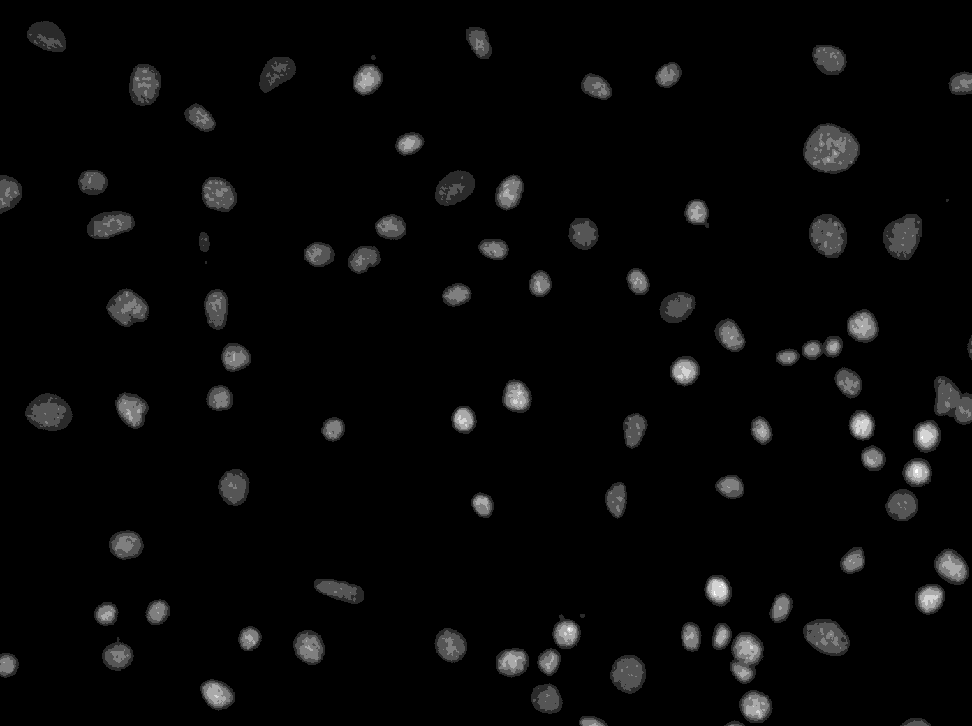
#> input picture data/F01_202w2.TIF, 972 x 726 px, shrunk from 1392 x 1040 before the run
$ jupyter execute ch5_image_segmentation.ipynb
#> lines starting #> are read from the running program, lines starting #| are printed output that depends on the picture; after the words box and inside, x2 and y2 are one past the last pixel; in counts of white or black regions, pixels touching at a corner belong together
---
title: 'Chapter 5: Image segmentation'
jupyter: python3
format:
  html:
    embed-resources: true
  pdf:
    documentclass: article
    toc: true
    fontsize: 12pt
    geometry:
      - top=1in
      - bottom=1in
      - left=1in
      - right=1in
      - heightrounded
---

# Introduction
After we have a binary mask with all the desired objects in the foreground, the
next step is to label each individual object with a unique ID. A segmentation
algorithm typically takes as an input image (can be binary or grayscale, but we
will focus on binary) and partitions it into distinct objects each with a
different id.  A segmentation algorithm does not modify the input image, but
generates a separate image with the object IDs. This image is called the label
image, and is of the same size as the input image. Each pixels in the image is
an number uniquely representing an object in the input image. This labels image
can then the used together with the input image to extract the desired
information about each object.

# Connected components segmentation

Connected components segmentation labels each of the connected (touching)
foreground pixels as an object, i.e an object is entirely surrounded by
background pixels. This segmentation is most useful then the object or sparse
and not touching one another. If there are touching objects they will not be
separated and get labeled with the same ID.

[cell 1]
# Load the required libraries
import skimage as ski
import numpy as np
import matplotlib.pyplot as plt
from scipy import ndimage as ndi

# Load the cell images
img = ski.io.imread("data/F01_202w2.TIF")
#> img is the input picture: shape (726, 972) uint16; min 152, max 1697, mean 244.4


# Get the Triangle threshold
binary_thresh = ski.filters.threshold_triangle(img)
#> binary_thresh = 235

# Binary threshold the image
img_binary = img > binary_thresh
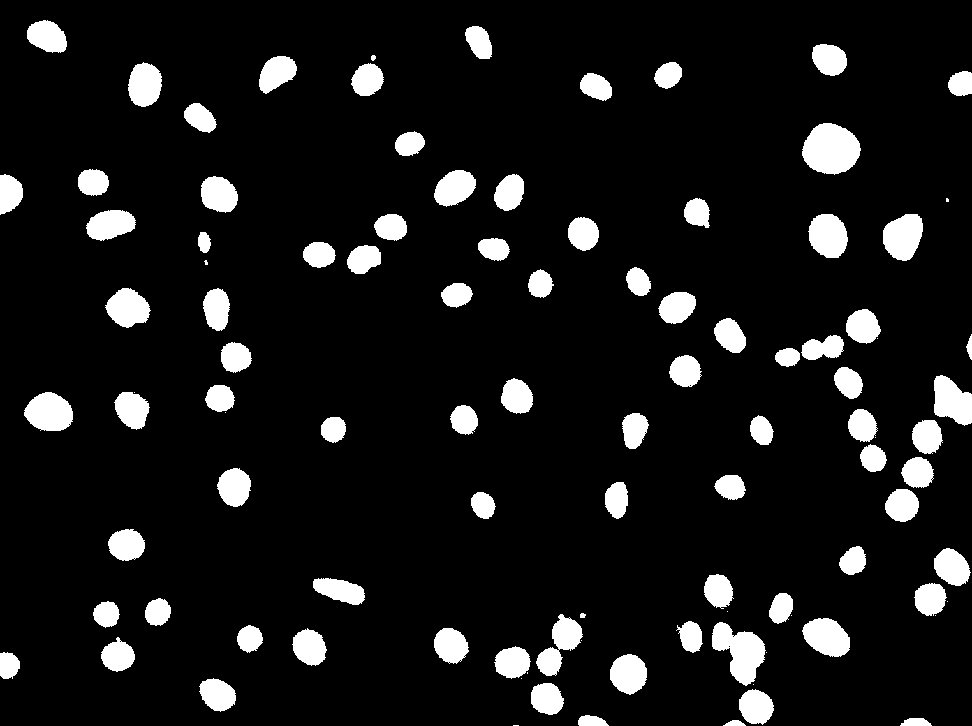
#> img_binary: shape (726, 972) bool; 9.6% white; 103 white regions (16 under 20 px), largest, box (x1, y1, x2, y2) and area: (802, 123, 861, 175) 2283, (712, 622, 766, 686) 1922, (24, 392, 73, 431) 1451

# Get the connected components segmentation
label_img = ski.morphology.label(img_binary)
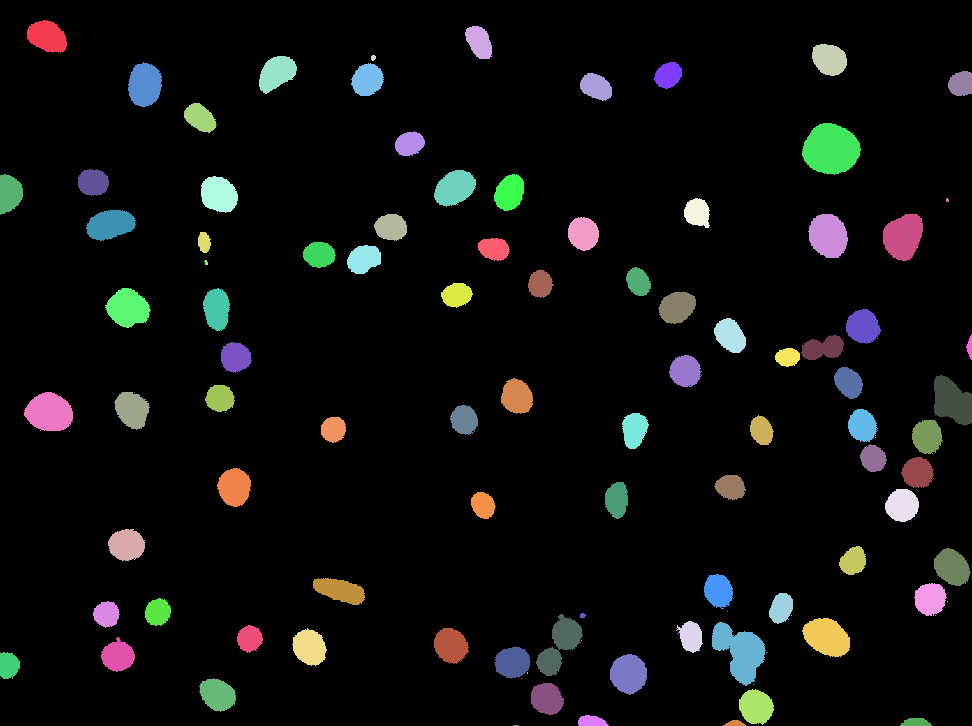
#> label_img: shape (726, 972) int32; 104 distinct labels, from 0 to 103; one colour per label, 0 black
# The number of segmented objects is the maximum value of the
# label image
print('Number of segmented objects = ' + str(label_img.max()))
#| Number of segmented objects = 103

# Color the label image for visualization
label_img_overlay = ski.color.label2rgb(label_img)

# Plot the images
fig, ax =  plt.subplots(2, 2)
ax[0, 0].imshow(img, cmap = 'gray')
ax[0, 0].set_title('Original image')
ax[0, 1].imshow(img_binary, cmap = 'gray')
ax[0, 1].set_title('Triangle threshold')
ax[1, 0].imshow(label_img, cmap = 'gray')
ax[1, 0].set_title('Label image')
ax[1, 1].imshow(label_img_overlay)
ax[1, 1].set_title('Colored label image')
for a in ax.flatten():
    a.set_axis_off()
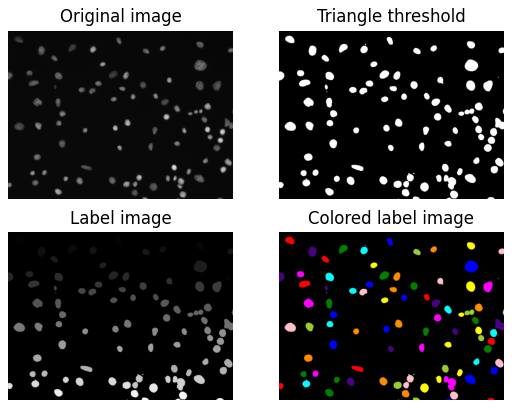
#> figure drawn by matplotlib, 4 panels

The label image typically contains a 0 for the background as well, i.e the
pixels that do not correspond to any object. As can the seen in the grayscale
image, each objects starting from the top right get labeled with a distinct
integer (thus represented as a shade of gray). The labels images are often
overlaid with the original image and/or pseudo-colored for better visualization
of the segmented objects.

# Watershed segmentation

Watershed segmentation is a way to segment objects when they are touching one
another.  Watershed segments a grayscale image by treating the intensity of the
image as the height of a dam. Think of the bright regions of the image as
tall structures and dimmer regions as shorter structures. Watershed
segmentation starts flooding the image from the lowest regions (or regions
specified by the user), and when the water overflows into across a structure, a
segmentation boundary is created. Since we need the segmentation boundaries at
the object borders, the input image to watershed should be an image that has
largest intensity values the object boundaries and the smallest values at the
innermost regions of the cells.

## Distance transform
One way to get such an image from a binary image is to take a distance
transform.  For each foreground pixel, the distance transform calculates the
euclidean distance to the closest background pixel.  So the pixels that are
just adjacent to the background are going to get a value of 1, and the pixels
at the center of objects are going to get the highest value (the radius for a
perfectly circular object).

For watershed segmentation we need the center of objects to have the lowest
value and the boundaries of the objects to have the largest values, we can get
such an image by simply inverting the distance transformed image.

[cell 2]
# Get the distance transform
# Returns a float image, but let's not get into the details here
img_dist = ndi.distance_transform_edt(img_binary)

# Invert the distance
img_dist_invert = ski.util.invert(img_dist)
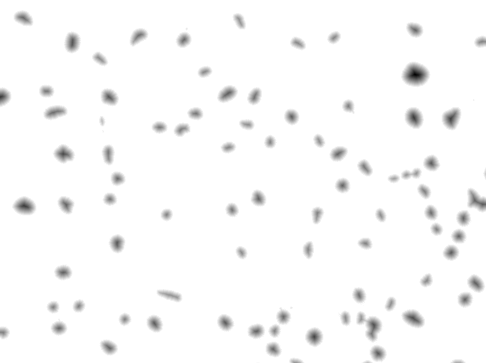
#> img_dist_invert: shape (726, 972) float64 (shown at 1/2 size); min -23.6, max 1, mean 0.464; drawn with min black and max white

# Plot the images
fig, ax =  plt.subplots(1, 3, figsize = (10, 4))
ax[0].imshow(img, cmap = 'gray')
ax[0].set_title('Original image')
ax[1].imshow(img_dist, cmap = 'gray')
ax[1].set_title('Distance transform')
ax[2].imshow(img_dist_invert, cmap = 'gray')
ax[2].set_title('Inverse of distance transform')
for a in ax:
    a.set_axis_off()

## Image maxima and minima
Furthermore, we can also provide marker (seed) points to watershed
segmentation. These marker regions are where the folding starts from. From our
distance image, the ideal seed points would be the locations that are at the
center of the objects, i.e with the smallest distance. These regions with the
smallest values are surrounded by regions of higher values, i.e they are the
minima intensity regions in an image. They can be detected with the h-minima
algorithm. The h here refer to the minimum height to retain in the output.
Smaller value of h will retain more minima and larger ones will will retain few
ones. Therefore, the higher the h, just the larger objects that have a radial
distance more than h will be retained.

[cell 3]
# Get the h-minima for different values of h
local_min_h2 = ski.morphology.h_minima(img_dist_invert, h = 2)
#> local_min_h2: shape (726, 972); values 0 (black) and 1 (white), 0.02% white in thin lines or dots
local_min_h5 = ski.morphology.h_minima(img_dist_invert, h = 5)
local_min_h25 = ski.morphology.h_minima(img_dist_invert, h = 25)
#> local_min_h25: shape (726, 972); every value is 0

# The h-minima are 1-pixel each.
# Just making them bigger for visualization by dilation
se = ski.morphology.ellipse(5, 5)
local_min_h2_big = ski.morphology.binary_dilation(local_min_h2, se)
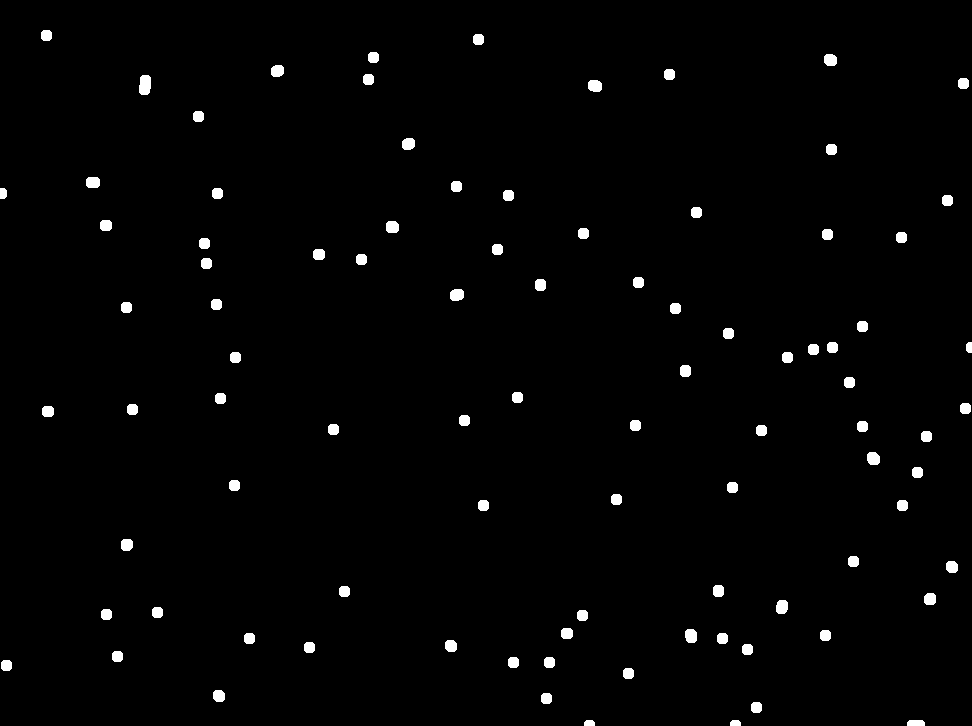
#> local_min_h2_big: shape (726, 972) bool; 1.5% white; 92 white regions, largest, box (x1, y1, x2, y2) and area: (139, 75, 151, 95) 212, (685, 629, 697, 643) 148, (588, 80, 602, 92) 147
local_min_h5_big = ski.morphology.binary_dilation(local_min_h5, se)
local_min_h25_big = ski.morphology.binary_dilation(local_min_h25, se)

# Plot the images
fig, ax =  plt.subplots(2, 2)
ax[0, 0].imshow(img_dist_invert, cmap = 'gray')
ax[0, 0].set_title('Original Image')
ax[0, 1].imshow(local_min_h2_big, cmap = 'gray')
ax[0, 1].set_title('h-minima (h = 2)')
ax[1, 0].imshow(local_min_h5_big, cmap = 'gray')
ax[1, 0].set_title('h-minima (h = 5)')
ax[1, 1].imshow(local_min_h25_big, cmap = 'gray')
ax[1, 1].set_title('h-minima (h = 25)')
for a in ax.flatten():
    a.set_axis_off()

Now that we have the distance transformed image and the h-minima image, we can
use these for the watershed segmentation. Notice that the touching nucleii are
separated out. The compactness parameter to watershed segmentation is used
to adjust the smoothness in segmentation boundaries.

[cell 4]
# The marker seeds need to be labels with a unique id.
# We can get the connected components of the h-minima to label it
nuc_seed_label = ski.morphology.label(local_min_h2)
#> nuc_seed_label: shape (726, 972) int64; 100 distinct labels, from 0 to 99

# Watershed segmentation
label_img = ski.segmentation.watershed(img_dist_invert,
                markers = nuc_seed_label, mask = img_binary, compactness = 0)
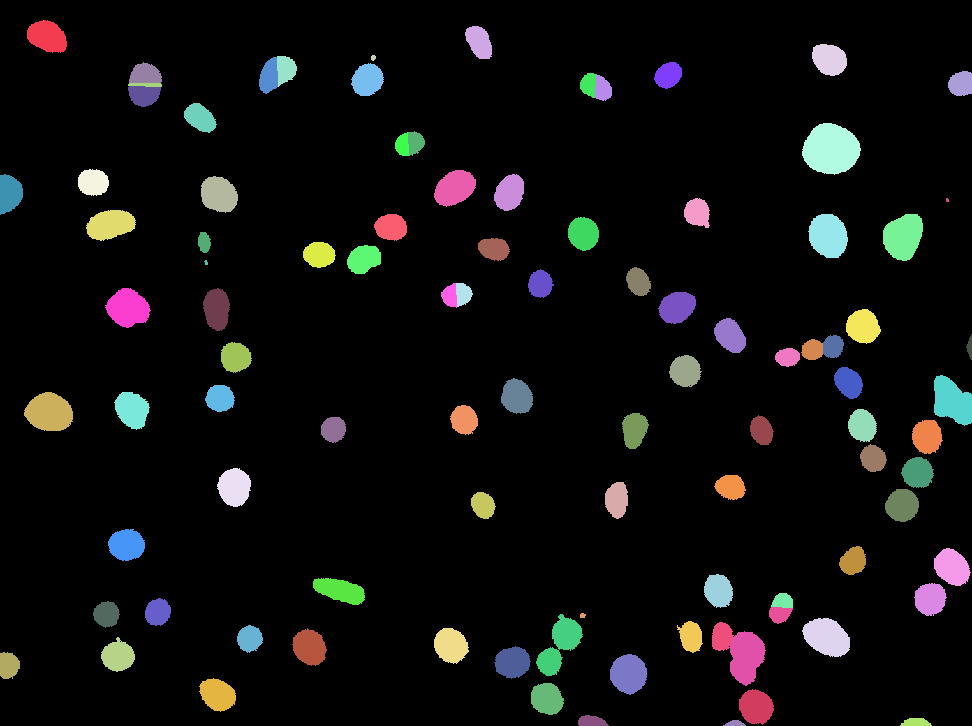
#> label_img: shape (726, 972) int64; 100 distinct labels, from 0 to 99; one colour per label, 0 black
print('Number of segmented objects = ' + str(label_img.max()))
#| Number of segmented objects = 99

# Color the label image for visualization
label_img_overlay = ski.color.label2rgb(label_img)
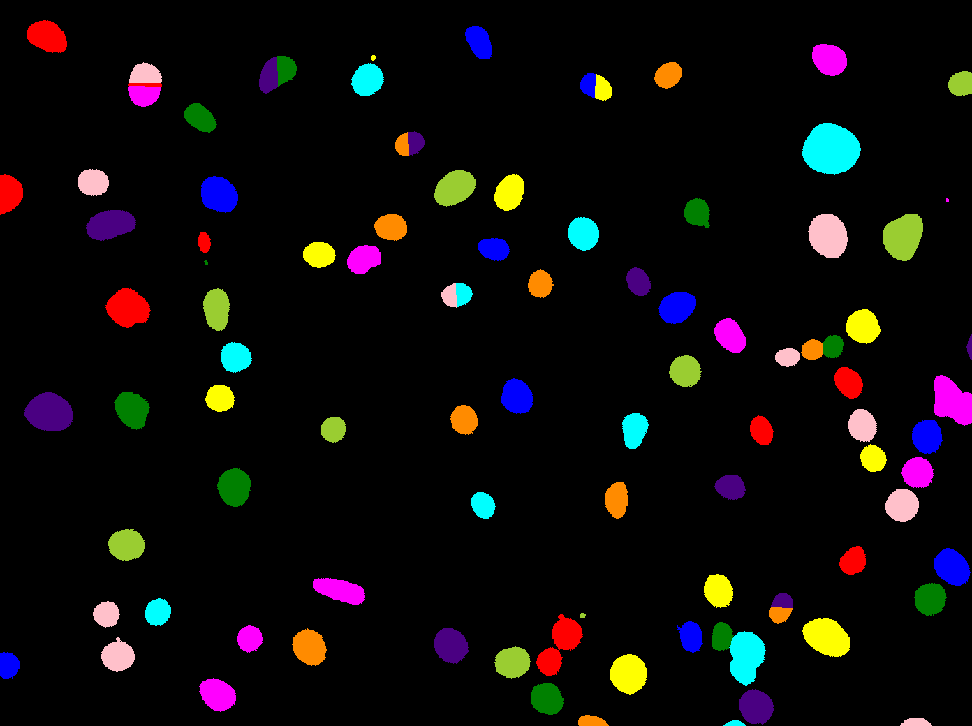
#> label_img_overlay: shape (726, 972, 3) float64; mean R, G, B 0.055, 0.0451, 0.0464

# Write the manipulated image to file
ski.io.imsave('data/out.tif', label_img_overlay, check_contrast = False)

# Plot the images
fig, ax =  plt.subplots(2, 2)
ax[0, 0].imshow(img_dist, cmap = 'gray')
ax[0, 0].set_title('Distance transform')
ax[0, 1].imshow(local_min_h2_big, cmap = 'gray')
ax[0, 1].set_title('Watershed markers (seeds)')
ax[1, 0].imshow(label_img, cmap = 'gray')
ax[1, 0].set_title('Watershed label image')
ax[1, 1].imshow(label_img_overlay)
ax[1, 1].set_title('Colored label image')
for a in ax.flatten():
    a.set_axis_off()

$ run again, with data/F01_202w1.TIF copied over data/F01_202w2.TIF
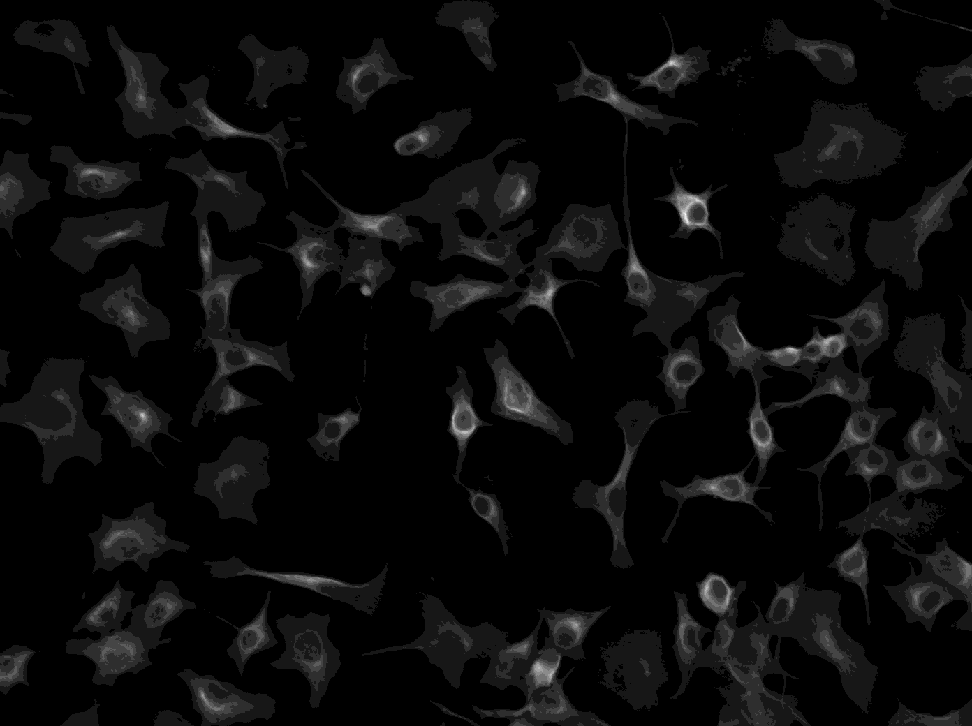
#> input picture data/F01_202w1.TIF, 972 x 726 px, shrunk from 1392 x 1040 before the run
#> img is the input picture: shape (726, 972) uint16; min 98, max 2852, mean 270.9
#> binary_thresh = 203
#> `img_binary = img > binary_thresh`:
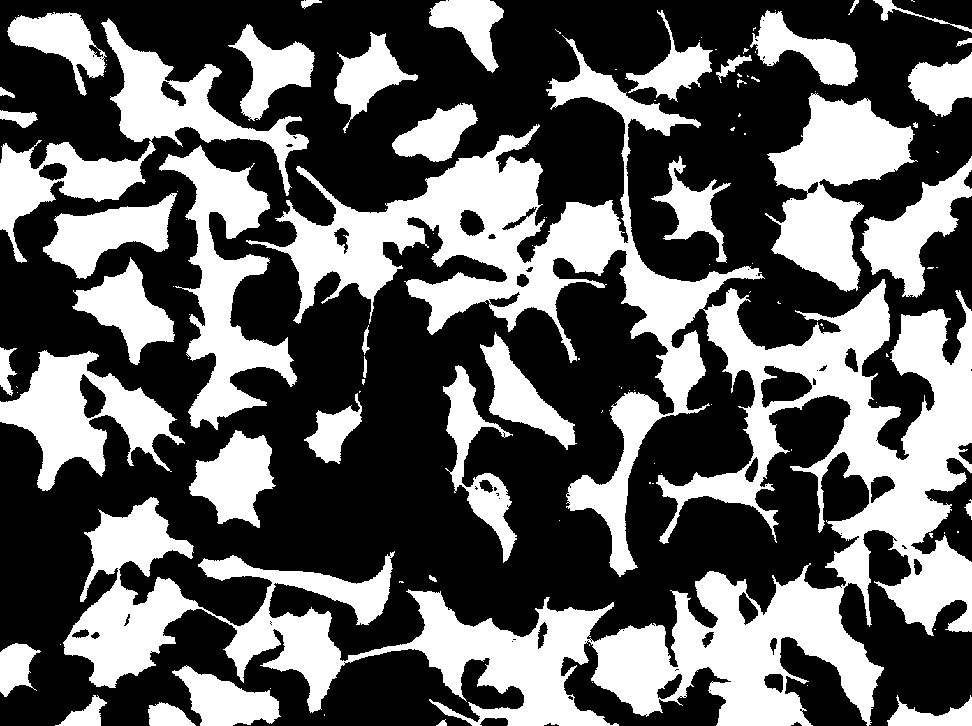
#> img_binary: shape (726, 972) bool; 38.2% white; 117 white regions (75 under 20 px), largest, box (x1, y1, x2, y2) and area: (63, 35, 972, 726) 147228, (0, 18, 309, 263) 15487, (765, 93, 918, 292) 14465
#| Number of segmented objects = 117
#> local_min_h2: shape (726, 972); values 0 (black) and 1 (white), 0.03% white in thin lines or dots
#> local_min_h5: shape (726, 972); values 0 (black) and 1 (white), 0.01% white in thin lines or dots
#> local_min_h25: shape (726, 972); values 0 (black) and 1 (white), 0% white in thin lines or dots, all inside (x1, y1, x2, y2) = (0, 143, 971, 726)
#> local_min_h2_big: shape (726, 972) bool; 2% white; 127 white regions, largest, box (x1, y1, x2, y2) and area: (358, 356, 371, 387) 336, (619, 195, 632, 217) 228, (733, 45, 751, 66) 218
#> local_min_h5_big: shape (726, 972) bool; 1.2% white; 81 white regions, largest, box (x1, y1, x2, y2) and area: (444, 289, 463, 303) 200, (219, 562, 236, 575) 179, (672, 63, 689, 75) 177
#> local_min_h25_big: shape (726, 972) bool; 0.15% white; 11 white regions, largest, box (x1, y1, x2, y2) and area: (48, 404, 59, 416) 120, (837, 138, 848, 149) 109, (581, 231, 592, 242) 109
#> nuc_seed_label: shape (726, 972) int64; 141 distinct labels, from 0 to 140
#| Number of segmented objects = 140
#> `label_img_overlay = ski.color.label2rgb(label_img)`:
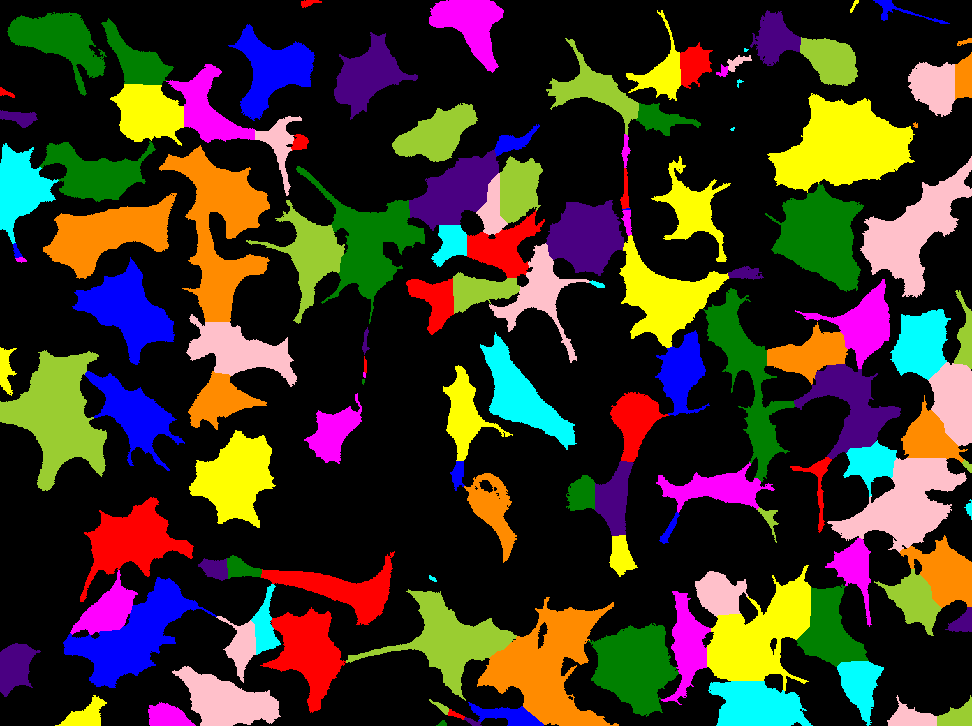
#> label_img_overlay: shape (726, 972, 3) float64; mean R, G, B 0.235, 0.198, 0.145
